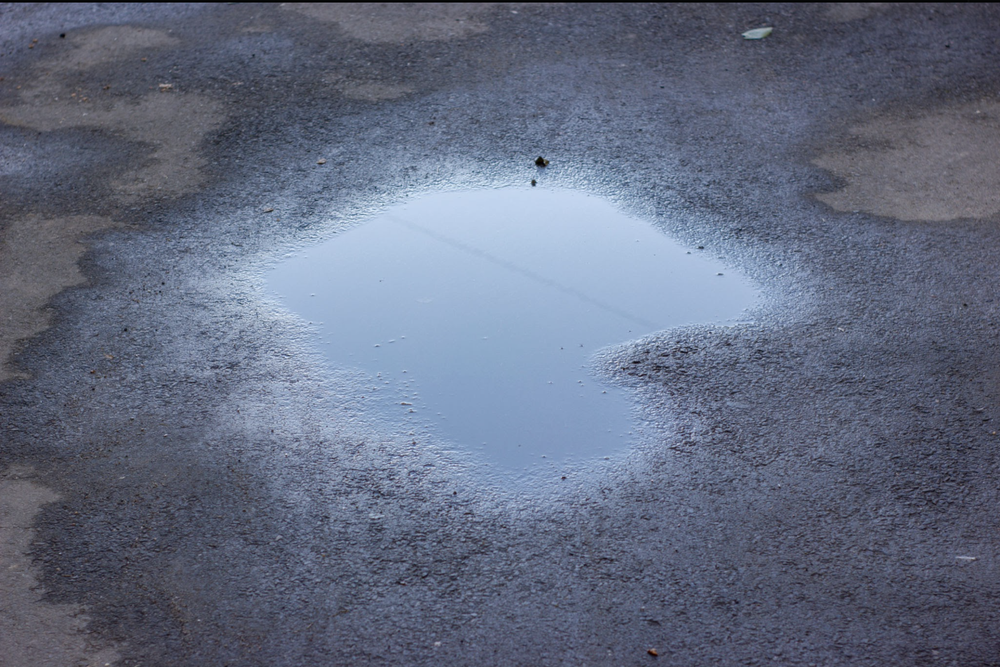
#> input picture puddle.png, 1000 x 667 px, shrunk from 1572 x 1048 before the run, found by its file name
$ python water_detection.py
#> lines starting #> are read from the running program, lines starting #| are printed output that depends on the picture
import cv2
import numpy as np
from PIL import Image
#import image_transmission as it
#from it import im

img = cv2.imread(r"C:\Users\user\Documents\Desktop\bye\puddle.png", cv2.COLOR_BGR2GRAY)
#> img is the input picture: shape (667, 1000, 3); mean B, G, R 128, 107.4, 99.3
#img = cv2.imdecode(imgnp,0)

#img = cv2.imdecode(im,0)
ret,thresh = cv2.threshold(img,127,255,0)
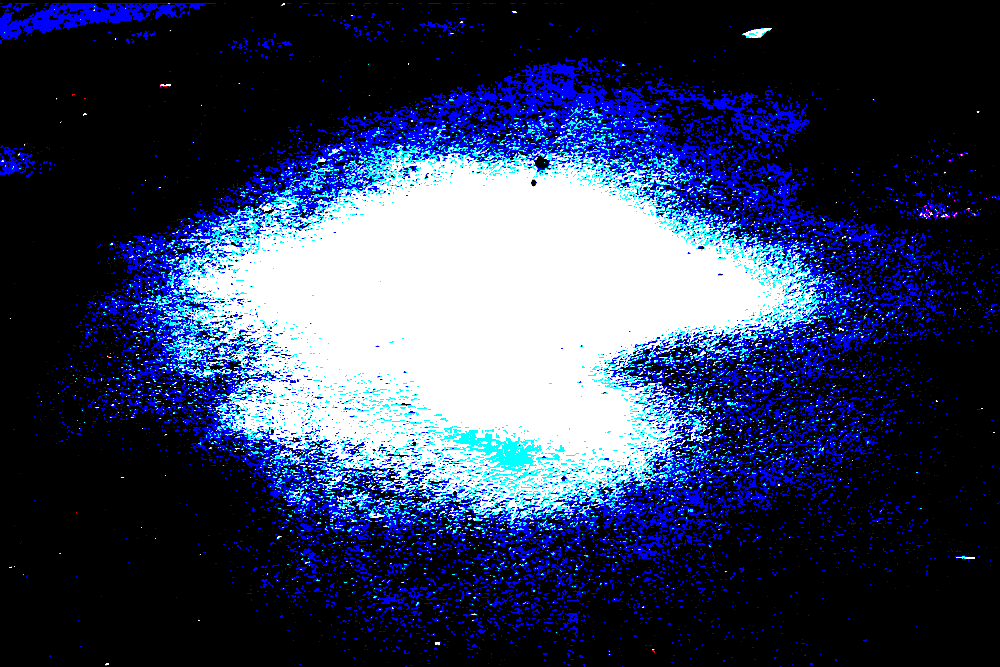
#> thresh: shape (667, 1000, 3); mean B, G, R 93.3, 61.8, 50.9
#> (the run stopped early here; a loop or call above may not have finished)
